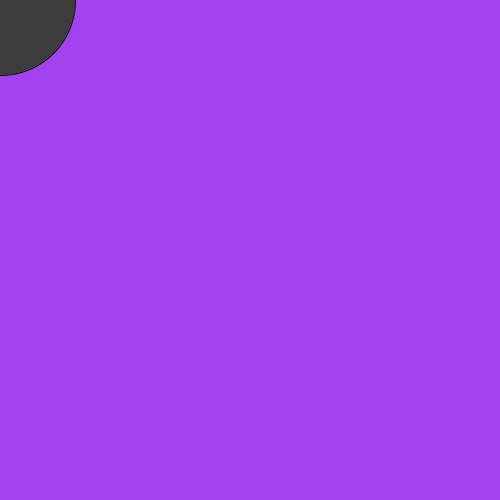
Frame 1 (no input)
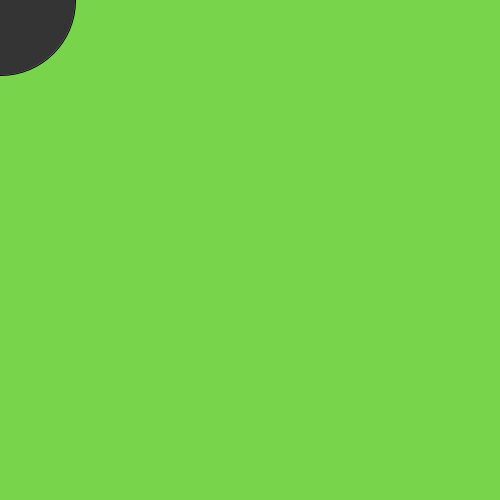
Frame 60 (the mouse pressed at the canvas centre just before this capture)
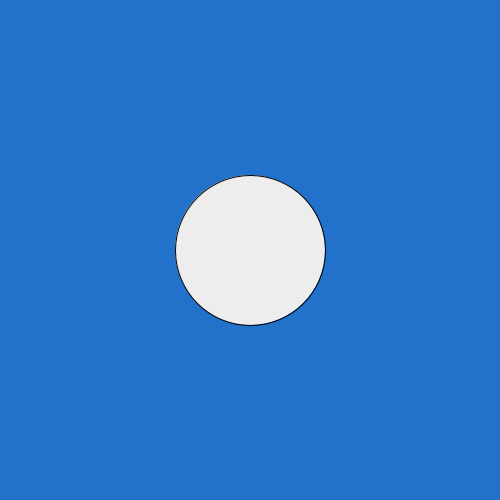
Frame 120 (the mouse held since frame 60 and released just before this capture)

The Processing sketch that drew these frames (run headless with seeded random() and noise(); from frame 60 on, the mouse is pressed at the canvas centre):

// Processing sketch: IBCSJavaDrawings_Sketch_4_Flash
// ── IBCSJavaDrawings_Sketch_4_Flash.pde
/*

Connor Morley

September 30, 2018

Java Drawings

This sketch causes a flashing grayscale sphere to follow the mouse, and for two flashing
squares to appear upon a key press.

Credits for code referenced:
https://processing.org/discourse/beta/num_1193163956.html

*/

void setup (){
  size(500, 500); // Creates size of window
  frameRate(25); // Sets framerate for color changes
 }
void draw (){
  background(random(255), random(255), random(255)); // Sets background to scale of random colors
  fill(random(255)); // Fills an ellipse described next line to random greyscale flashes
  ellipse(mouseX, mouseY, 150, 150); // Sets size of ellipse and allows it to follow mouse
    if (keyPressed) { // If a key is pressed
      fill(random(255), random(255),random(255));
      rect(250, 250, 250, 250);
      fill(random(255), random(255),random(255));
      rect(0, 250, 250, 250);
      // Describes two squares on different parts of the screen with equal random flashing attributes
  }
}
